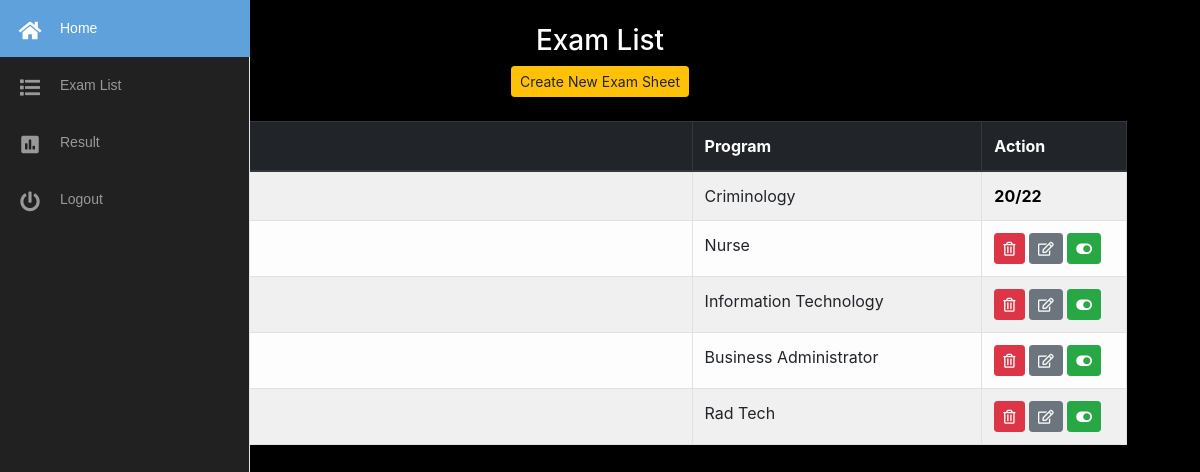
The page /teacher/exam_list.php (signed in) on the database its author committed.
### tables this page shows
CREATE TABLE `lexamtb` (
  `lexamtbl_id` int(11) NOT NULL,
  `exam_name` varchar(255) NOT NULL,
  `program` varchar(225) NOT NULL,
  `exam_no` varchar(255) NOT NULL,
  `actyear` varchar(225) NOT NULL,
  `status` enum('0','1') NOT NULL
);

### teacher/exam_list.php (the view, shortened to what this page needs)
<!DOCTYPE html>
<html>
<head>
</head>
<body>
<?php
 include ("php/nav.php");
$q1="SELECT * FROM lexamtb WHERE actyear ='$active'";
 $r1= mysqli_query($conn,$q1);
?>
<div class="container">
<br>
<center><h3 style="color: white" >Exam List</h3></center>
<center>
<button type="submit" class="btn btn-warning btn-sm" name="tran" data-toggle="modal" data-target="#cexam">
  Create New Exam Sheet
</button>
 </center>
<br>
   <div class=" table-sorting table-responsive-sm mx-auto " style="width:95%">
                   <table class="table table-striped table-bordered table-light"  id="tSortable22">
                    <thead class="thead-dark">
                     <tr>
                                            <th style="width:1%">#</th>
                                            <th style="width:40%">Exam</th>
                                            <th style="width:20%">Program</th>
                                            <th style="width:10%">Action</th>
                                        </tr>
                                      </thead>
                                              <tbody>
                                        <?php
                                        $counter =1;
                                        while($row = mysqli_fetch_array($r1)){
 $exam_name= $row["exam_name"];
  $prog1= $row["program"];
   $count='hidden';
  $button= '';
  $check_exam = mysqli_query($conn, "SELECT * FROM lexamtb WHERE status='1' AND exam_name='$exam_name' AND program='$prog1'");
  $check_exam_row = mysqli_num_rows($check_exam);
    if($check_exam_row > 0) {
      $button = 'hidden style="cursor: not-allowed;"';
      $count='';
    }
?>
                                        <tr weight="100%">
                                        <td ><?php echo $counter; ?></td>
                                        <td><?php echo $row["exam_name"]; ?></td>
                                        <td><?php echo $row["program"]; ?></td>
                                        <td  style="color: white;">
                                        <a href="action_exam.php?id=<?php echo $row["exam_no"]; ?>"  onclick="return confirm_pay()" <?php echo $button?> class="btn btn-danger btn-sm "><i class="far fa-trash-alt"></i></a>
                                        <a href="iexam.php?id=<?php echo $row["exam_no"]; ?>" 	 onclick="return confirm_pay()"  <?php echo $button?> class="btn btn-secondary btn-sm "><i class="far fa-edit"></i></a>
                                        <a href="examact.php?id=<?php echo $row["exam_no"]; ?>"  onclick="return confirm_pay()" <?php echo $button?> class="btn btn-success btn-sm "><i class="fas fa-toggle-on"></i></a>
                                    <b  <?php echo  $count ?> style="color: black">20/22</b>
                                     </td>
<?php
 $counter++;
   }
  ?>
  </tbody>
</div></div>
</body>
</html>

### rows shown on the page
lexamtb: program "Criminology"
lexamtb: program "Nurse"
lexamtb: program "Information Technology"
lexamtb: program "Business Administrator"
lexamtb: program "Rad Tech"
